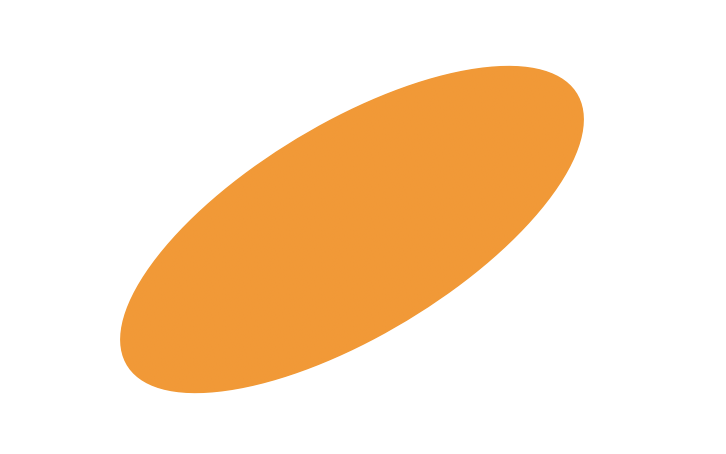
#> input picture dataset/level1/sanity_check.png, 726 x 454 px
$ python parallel_jaw_gripper.py
#> lines starting #> are read from the running program, lines starting #| are printed output that depends on the picture; after the words box and inside, x2 and y2 are one past the last pixel; in counts of white or black regions, pixels touching at a corner belong together
import cv2
import os # for loading file path
import numpy as np
import matplotlib.pyplot as plt # for plotting and data visualization
from sklearn.decomposition import PCA # for PCA, principal component analysis

# Function to detect if image is in this directory and return the image if true
def detect_image(image_name):
    # Check if image exists in the current directory
#> called with image_name = 'dataset/level1/sanity_check.png'
    if os.path.isfile(image_name):
        # Load and display image
        img = cv2.imread(image_name)
#> img is the input picture: shape (454, 726, 3); mean B, G, R 201.6, 227.7, 251.2
        return img
    else:
        print("Image Not Detected")
        return None

# Function to display the image
def display_image(img):
    # Display the image in a window
    cv2.imshow('Image', img)
    # Wait for a key press and close the window
    cv2.waitKey(0)
    cv2.destroyAllWindows()

if __name__ == "__main__":
    # Image filename
    image_name = 'dataset/level1/sanity_check.png'  # Change this to the correct image filename
    img = detect_image(image_name)

    # Convert the image to grayscale
    if img is not None:
        gray_img = cv2.cvtColor(img, cv2.COLOR_BGR2GRAY)
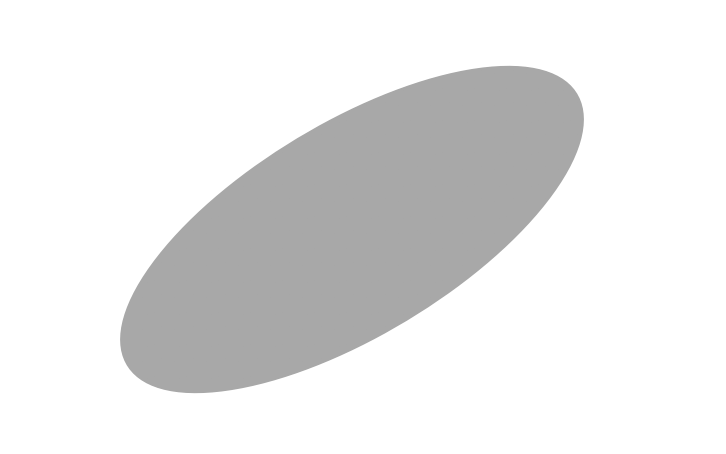
#> gray_img: shape (454, 726); min 167, max 255, mean 231.8

    # Apply inverse binary thresholding --> black and white
    # _, binary = cv2.threshold(gray_img, 100, 255, cv2.THRESH_BINARY_INV) # second argument is the threshold value

    # Apply binary range thresholding
    binary = cv2.inRange(gray_img, 30, 200)
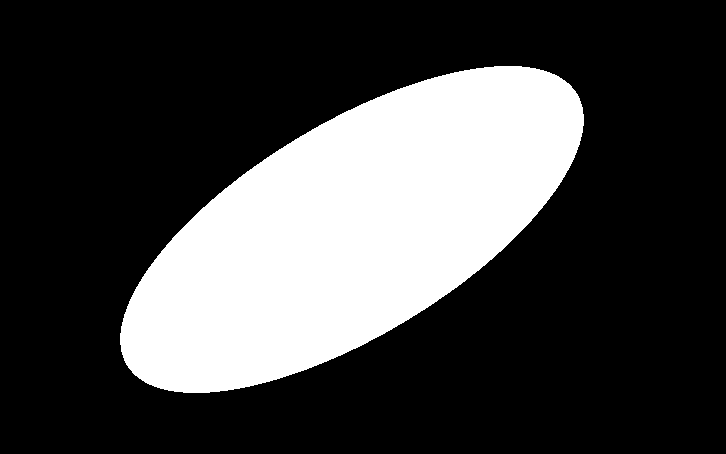
#> binary: shape (454, 726); 26.7% white; 1 white region, box (x1, y1, x2, y2) and area: (120, 66, 584, 393) 87895

    # Apply inverse binary range thresholding
    # binary = cv2.inRange(gray_img, 0, 100) | cv2.inRange(gray_img, 200, 255)

    # Display the binary image
    display_image(binary)

    # Find nonzero points from the binary image
    points = np.column_stack(np.where(binary > 0))[:, ::-1] # [:, ::-1] flips the order of x and y
#> points = 87895 pairs, first value 120 to 583, second value 66 to 392

    # Apply PCA to find location and orientation
    pca = PCA(n_components=2) # number of principal components
    pca.fit(points)
    center = np.mean(points, axis=0) # get center coordinate of the object
#> center = [351.5, 229]
    principal_axes = pca.components_ # get eigenvectors
    eigenvalues = pca.explained_variance_ # get eigenvalues

    # Visualize the center point
    cv2.circle(img, tuple(map(int, center)), 5, (255, 0, 0), -1)  # blue dot at center
#> img: shape (454, 726, 3); 0.02% of pixels changed, all inside (x1, y1, x2, y2) = (346, 223, 357, 234)

    # Find lengths of two principal axes, from center of object to its contour
    principal_axes_lengths = []
    for axis in principal_axes:
        projections = np.dot(points - center, axis)  # project points onto the principal axis
            # points - center: shift all points to the origin (0,0)
            # np.dot: by using dot product between points and principal axis (unit vector), we get the projection of points onto the principal axis
            # projections: an array of distances from the center to the points along the principal axis that the points are projected onto
        min_proj = np.min(projections)
        max_proj = np.max(projections)
        half_length = (max_proj - min_proj) / 2 # divide the difference of max and min projections by 2 to get distance from object center to its contour
        principal_axes_lengths.append(half_length)
#> this loop made 2 passes
#> (min_proj, max_proj, half_length) on passes 1 to 2: (-262.8, 262.8, 262.8), (-106.2, 106.2, 106.2)
#> after the loop, principal_axes_lengths = [262.8, 106.2]

    # Visualize principal axes
    colors = [(0, 0, 255), (0, 255, 0)] # color red for the first axis (long) and green for the second axis (short)
    for i, axis in enumerate(principal_axes):
        # length = int(eigenvalues[i] * 0.2) # scale eigenvalue for visibility
        end_point = center + axis * principal_axes_lengths[i]
        end_point = tuple(map(int, end_point))
        cv2.line(img, tuple(map(int, center)), end_point, colors[i], 2) # image / start point / end point / color / thickness
#> this loop made 2 passes
#> end_point on passes 1 to 2: (576, 93), (406, 319)
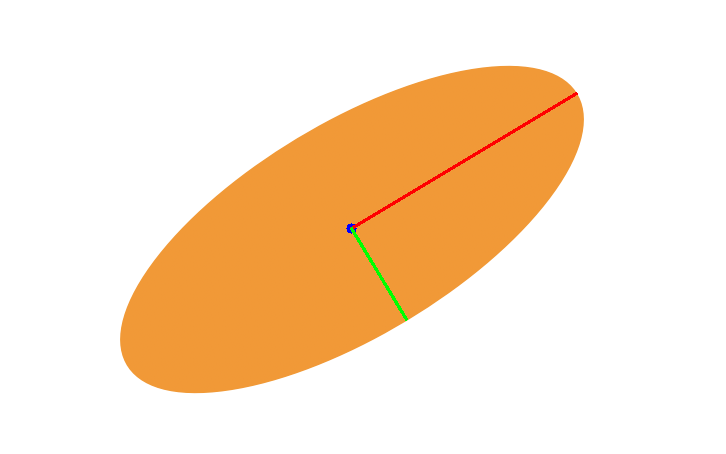
#> img: shape (454, 726, 3); mean B, G, R 201.4, 227.4, 251

    # Visualize the parallel jaw gripper, draw two parallel lines along the second eigenvector
    gripper_offset = 30 # distance from object contour to the gripper along the second principal axis (short)
    half_gripper_length = 100
    for sign in [-1, 1]: # sign: for drawing two parallel lines on both sides of the object
        start_point = center + sign * principal_axes[1] * (principal_axes_lengths[1] + gripper_offset) + principal_axes[0] * half_gripper_length
        end_point = center + sign * principal_axes[1] * (principal_axes_lengths[1] + gripper_offset) - principal_axes[0] * half_gripper_length
        start_point = tuple(map(int, start_point))
        end_point = tuple(map(int, end_point))
        cv2.line(img, start_point, end_point, (128, 0, 128), 2)
#> this loop made 2 passes
#> (start_point, end_point) on passes 1 to 2: ((366, 60), (195, 163)), ((507, 294), (336, 397))
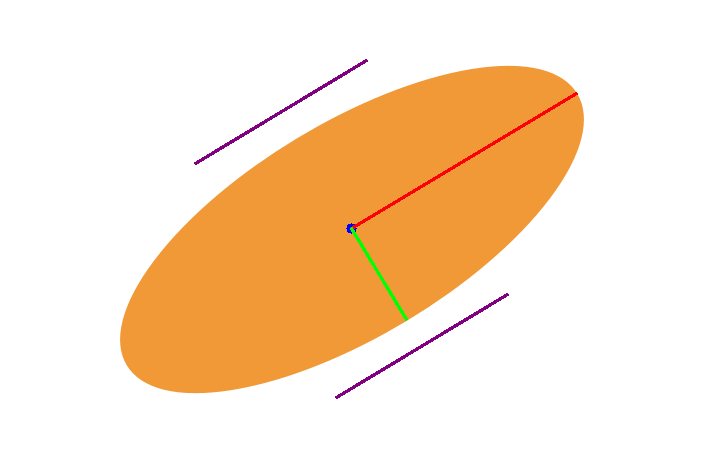
#> img: shape (454, 726, 3); 0.41% of pixels changed, all inside (x1, y1, x2, y2) = (194, 59, 509, 399)

    # Display the image
    display_image(img)
